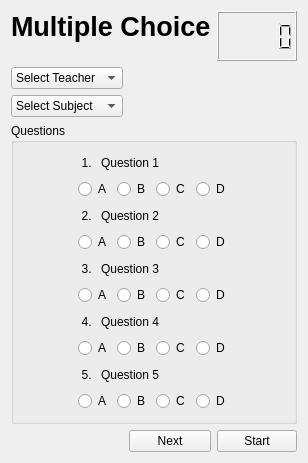
      <widget class="QWidget" name="page_quiz">
       <layout class="QGridLayout" name="gridLayout_5">
        <item row="3" column="0" colspan="3">
         <widget class="QGroupBox" name="groupBox_questions">
          <property name="title">
           <string>Questions</string>
          </property>
          <layout class="QGridLayout" name="gridLayout_47">
           <item row="3" column="1">
            <spacer name="verticalSpacer_54">
             <property name="orientation">
              <enum>Qt::Vertical</enum>
             </property>
             <property name="sizeHint" stdset="0">
              <size>
               <width>20</width>
               <height>1</height>
              </size>
             </property>
            </spacer>
           </item>
           <item row="9" column="1">
            <spacer name="verticalSpacer_56">
             <property name="orientation">
              <enum>Qt::Vertical</enum>
             </property>
             <property name="sizeHint" stdset="0">
              <size>
               <width>20</width>
               <height>1</height>
              </size>
             </property>
            </spacer>
           </item>
           <item row="6" column="1">
            <spacer name="verticalSpacer_55">
             <property name="orientation">
              <enum>Qt::Vertical</enum>
             </property>
             <property name="sizeHint" stdset="0">
              <size>
               <width>20</width>
               <height>1</height>
              </size>
             </property>
            </spacer>
           </item>
           <item row="14" column="1">
            <layout class="QGridLayout" name="gridLayout_75">
             <item row="0" column="3">
              <widget class="QRadioButton" name="D5">
               <property name="text">
                <string>D</string>
               </property>
               <property name="autoExclusive">
                <bool>true</bool>
               </property>
               <attribute name="buttonGroup">
                <string notr="true">buttonGroup_5</string>
               </attribute>
              </widget>
             </item>
             <item row="0" column="2">
              <widget class="QRadioButton" name="C5">
               <property name="text">
                <string>C</string>
               </property>
               <property name="autoExclusive">
                <bool>true</bool>
               </property>
               <attribute name="buttonGroup">
                <string notr="true">buttonGroup_5</string>
               </attribute>
              </widget>
             </item>
             <item row="0" column="1">
              <widget class="QRadioButton" name="B5">
               <property name="text">
                <string>B</string>
               </property>
               <property name="autoExclusive">
                <bool>true</bool>
               </property>
               <attribute name="buttonGroup">
                <string notr="true">buttonGroup_5</string>
               </attribute>
              </widget>
             </item>
             <item row="0" column="0">
              <widget class="QRadioButton" name="A5">
               <property name="text">
                <string>A</string>
               </property>
               <property name="autoExclusive">
                <bool>true</bool>
               </property>
               <attribute name="buttonGroup">
                <string notr="true">buttonGroup_5</string>
               </attribute>
              </widget>
             </item>
            </layout>
           </item>
           <item row="11" column="1">
            <layout class="QGridLayout" name="gridLayout_76">
             <item row="0" column="3">
              <widget class="QRadioButton" name="D4">
               <property name="text">
                <string>D</string>
               </property>
               <property name="autoExclusive">
                <bool>true</bool>
               </property>
               <attribute name="buttonGroup">
                <string notr="true">buttonGroup_4</string>
               </attribute>
              </widget>
             </item>
             <item row="0" column="2">
              <widget class="QRadioButton" name="C4">
               <property name="text">
                <string>C</string>
               </property>
               <property name="autoExclusive">
                <bool>true</bool>
               </property>
               <attribute name="buttonGroup">
                <string notr="true">buttonGroup_4</string>
               </attribute>
              </widget>
             </item>
             <item row="0" column="1">
              <widget class="QRadioButton" name="B4">
               <property name="text">
                <string>B</string>
               </property>
               <property name="autoExclusive">
                <bool>true</bool>
               </property>
               <attribute name="buttonGroup">
                <string notr="true">buttonGroup_4</string>
               </attribute>
              </widget>
             </item>
             <item row="0" column="0">
              <widget class="QRadioButton" name="A4">
               <property name="text">
                <string>A</string>
               </property>
               <property name="autoExclusive">
                <bool>true</bool>
               </property>
               <attribute name="buttonGroup">
                <string notr="true">buttonGroup_4</string>
               </attribute>
              </widget>
             </item>
            </layout>
           </item>
           <item row="5" column="1">
            <layout class="QGridLayout" name="gridLayout_79">
             <item row="0" column="2">
              <widget class="QRadioButton" name="C2">
               <property name="text">
                <string>C</string>
               </property>
               <property name="autoExclusive">
                <bool>true</bool>
               </property>
               <attribute name="buttonGroup">
                <string notr="true">buttonGroup_2</string>
               </attribute>
              </widget>
             </item>
             <item row="0" column="1">
              <widget class="QRadioButton" name="B2">
               <property name="text">
                <string>B</string>
               </property>
               <property name="autoExclusive">
                <bool>true</bool>
               </property>
               <attribute name="buttonGroup">
                <string notr="true">buttonGroup_2</string>
               </attribute>
              </widget>
             </item>
             <item row="0" column="0">
              <widget class="QRadioButton" name="A2">
               <property name="text">
                <string>A</string>
               </property>
               <property name="autoExclusive">
                <bool>true</bool>
               </property>
               <attribute name="buttonGroup">
                <string notr="true">buttonGroup_2</string>
               </attribute>
              </widget>
             </item>
             <item row="0" column="3">
              <widget class="QRadioButton" name="D2">
               <property name="text">
                <string>D</string>
               </property>
               <property name="autoExclusive">
                <bool>true</bool>
               </property>
               <attribute name="buttonGroup">
                <string notr="true">buttonGroup_2</string>
               </attribute>
              </widget>
             </item>
            </layout>
           </item>
           <item row="2" column="1">
            <layout class="QGridLayout" name="gridLayout_80">
             <item row="0" column="0">
              <widget class="QRadioButton" name="A1">
               <property name="text">
                <string>A</string>
               </property>
               <property name="autoExclusive">
                <bool>true</bool>
               </property>
               <attribute name="buttonGroup">
                <string notr="true">buttonGroup</string>
               </attribute>
              </widget>
             </item>
             <item row="0" column="1">
              <widget class="QRadioButton" name="B1">
               <property name="text">
                <string>B</string>
               </property>
               <property name="autoExclusive">
                <bool>true</bool>
               </property>
               <attribute name="buttonGroup">
                <string notr="true">buttonGroup</string>
               </attribute>
              </widget>
             </item>
             <item row="0" column="2">
              <widget class="QRadioButton" name="C1">
               <property name="text">
                <string>C</string>
               </property>
               <property name="autoExclusive">
                <bool>true</bool>
               </property>
               <attribute name="buttonGroup">
                <string notr="true">buttonGroup</string>
               </attribute>
              </widget>
             </item>
             <item row="0" column="3">
              <widget class="QRadioButton" name="D1">
               <property name="text">
                <string>D</string>
               </property>
               <property name="autoExclusive">
                <bool>true</bool>
               </property>
               <attribute name="buttonGroup">
                <string notr="true">buttonGroup</string>
               </attribute>
              </widget>
             </item>
            </layout>
           </item>
           <item row="7" column="1">
            <layout class="QGridLayout" name="gridLayout_81">
             <item row="0" column="1">
              <widget class="QLabel" name="Q3">
               <property name="text">
                <string>Question 3</string>
               </property>
              </widget>
             </item>
             <item row="0" column="2">
              <spacer name="horizontalSpacer_57">
               <property name="orientation">
                <enum>Qt::Horizontal</enum>
               </property>
               <property name="sizeHint" stdset="0">
                <size>
                 <width>25</width>
                 <height>20</height>
                </size>
               </property>
              </spacer>
             </item>
             <item row="0" column="0">
              <widget class="QLabel" name="label_3_edit_viewClass_2">
               <property name="text">
                <string> 3. </string>
               </property>
               <property name="alignment">
                <set>Qt::AlignRight|Qt::AlignTrailing|Qt::AlignVCenter</set>
               </property>
              </widget>
             </item>
            </layout>
           </item>
           <item row="8" column="1">
            <layout class="QGridLayout" name="gridLayout_82">
             <item row="0" column="1">
              <widget class="QRadioButton" name="B3">
               <property name="text">
                <string>B</string>
               </property>
               <property name="autoExclusive">
                <bool>true</bool>
               </property>
               <attribute name="buttonGroup">
                <string notr="true">buttonGroup_3</string>
               </attribute>
              </widget>
             </item>
             <item row="0" column="0">
              <widget class="QRadioButton" name="A3">
               <property name="text">
                <string>A</string>
               </property>
               <property name="autoExclusive">
                <bool>true</bool>
               </property>
               <attribute name="buttonGroup">
                <string notr="true">buttonGroup_3</string>
               </attribute>
              </widget>
             </item>
             <item row="0" column="3">
              <widget class="QRadioButton" name="D3">
               <property name="text">
                <string>D</string>
               </property>
               <property name="autoExclusive">
                <bool>true</bool>
               </property>
               <attribute name="buttonGroup">
                <string notr="true">buttonGroup_3</string>
               </attribute>
              </widget>
             </item>
             <item row="0" column="2">
              <widget class="QRadioButton" name="C3">
               <property name="text">
                <string>C</string>
               </property>
               <property name="autoExclusive">
                <bool>true</bool>
               </property>
               <attribute name="buttonGroup">
                <string notr="true">buttonGroup_3</string>
               </attribute>
              </widget>
             </item>
            </layout>
           </item>
           <item row="4" column="1">
            <layout class="QGridLayout" name="gridLayout_83">
             <item row="0" column="2">
              <spacer name="horizontalSpacer_58">
               <property name="orientation">
                <enum>Qt::Horizontal</enum>
               </property>
               <property name="sizeHint" stdset="0">
                <size>
                 <width>25</width>
                 <height>20</height>
                </size>
               </property>
              </spacer>
             </item>
             <item row="0" column="0">
              <widget class="QLabel" name="label_2_edit_viewClass_2">
               <property name="text">
                <string> 2. </string>
               </property>
               <property name="alignment">
                <set>Qt::AlignRight|Qt::AlignTrailing|Qt::AlignVCenter</set>
               </property>
              </widget>
             </item>
             <item row="0" column="1">
              <widget class="QLabel" name="Q2">
               <property name="text">
                <string>Question 2</string>
               </property>
              </widget>
             </item>
            </layout>
           </item>
           <item row="0" column="1">
            <spacer name="verticalSpacer_48">
             <property name="orientation">
              <enum>Qt::Vertical</enum>
             </property>
             <property name="sizeHint" stdset="0">
              <size>
               <width>20</width>
               <height>1</height>
              </size>
             </property>
            </spacer>
           </item>
           <item row="1" column="0">
            <spacer name="horizontalSpacer_51">
             <property name="orientation">
              <enum>Qt::Horizontal</enum>
             </property>
             <property name="sizeType">
              <enum>QSizePolicy::Expanding</enum>
             </property>
             <property name="sizeHint" stdset="0">
              <size>
               <width>10</width>
               <height>20</height>
              </size>
             </property>
            </spacer>
           </item>
           <item row="10" column="1">
            <layout class="QGridLayout" name="gridLayout_84">
             <item row="0" column="1">
              <widget class="QLabel" name="Q4">
               <property name="text">
                <string>Question 4</string>
               </property>
              </widget>
             </item>
             <item row="0" column="0">
              <widget class="QLabel" name="label_4_edit_viewClass_2">
               <property name="text">
                <string> 4. </string>
               </property>
               <property name="alignment">
                <set>Qt::AlignRight|Qt::AlignTrailing|Qt::AlignVCenter</set>
               </property>
              </widget>
             </item>
             <item row="0" column="2">
              <spacer name="horizontalSpacer_59">
               <property name="orientation">
                <enum>Qt::Horizontal</enum>
               </property>
               <property name="sizeHint" stdset="0">
                <size>
                 <width>25</width>
                 <height>20</height>
                </size>
               </property>
              </spacer>
             </item>
            </layout>
           </item>
           <item row="1" column="2">
            <spacer name="horizontalSpacer_53">
             <property name="orientation">
              <enum>Qt::Horizontal</enum>
             </property>
             <property name="sizeHint" stdset="0">
              <size>
               <width>10</width>
               <height>20</height>
              </size>
             </property>
            </spacer>
           </item>
           <item row="15" column="1">
            <spacer name="verticalSpacer_49">
             <property name="orientation">
              <enum>Qt::Vertical</enum>
             </property>
             <property name="sizeHint" stdset="0">
              <size>
               <width>20</width>
               <height>1</height>
              </size>
             </property>
            </spacer>
           </item>
           <item row="1" column="1">
            <layout class="QGridLayout" name="gridLayout_85">
             <item row="0" column="1">
              <widget class="QLabel" name="Q1">
               <property name="text">
                <string>Question 1</string>
               </property>
              </widget>
             </item>
             <item row="0" column="2">
              <spacer name="horizontalSpacer_52">
               <property name="orientation">
                <enum>Qt::Horizontal</enum>
               </property>
               <property name="sizeHint" stdset="0">
                <size>
                 <width>25</width>
                 <height>20</height>
                </size>
               </property>
              </spacer>
             </item>
             <item row="0" column="0">
              <widget class="QLabel" name="label_1_edit_viewClass_2">
               <property name="text">
                <string> 1. </string>
               </property>
               <property name="alignment">
                <set>Qt::AlignRight|Qt::AlignTrailing|Qt::AlignVCenter</set>
               </property>
              </widget>
             </item>
            </layout>
           </item>
           <item row="13" column="1">
            <layout class="QGridLayout" name="gridLayout_73">
             <item row="0" column="1">
              <widget class="QLabel" name="Q5">
               <property name="text">
                <string>Question 5</string>
               </property>
              </widget>
             </item>
             <item row="0" column="0">
              <widget class="QLabel" name="label_5_edit_viewClass_2">
               <property name="text">
                <string> 5. </string>
               </property>
               <property name="alignment">
                <set>Qt::AlignRight|Qt::AlignTrailing|Qt::AlignVCenter</set>
               </property>
              </widget>
             </item>
             <item row="0" column="2">
              <spacer name="horizontalSpacer_61">
               <property name="orientation">
                <enum>Qt::Horizontal</enum>
               </property>
               <property name="sizeHint" stdset="0">
                <size>
                 <width>25</width>
                 <height>20</height>
                </size>
               </property>
              </spacer>
             </item>
            </layout>
           </item>
           <item row="12" column="1">
            <spacer name="verticalSpacer_57">
             <property name="orientation">
              <enum>Qt::Vertical</enum>
             </property>
             <property name="sizeHint" stdset="0">
              <size>
               <width>20</width>
               <height>1</height>
              </size>
             </property>
            </spacer>
           </item>
          </layout>
         </widget>
        </item>
        <item row="0" column="0" colspan="2">
         <widget class="QLabel" name="label_quiz">
          <property name="minimumSize">
           <size>
            <width>0</width>
            <height>50</height>
           </size>
          </property>
          <property name="maximumSize">
           <size>
            <width>16777215</width>
            <height>50</height>
           </size>
          </property>
          <property name="font">
           <font>
            <pointsize>20</pointsize>
            <weight>75</weight>
            <bold>true</bold>
           </font>
          </property>
          <property name="text">
           <string>Multiple Choice</string>
          </property>
          <property name="alignment">
           <set>Qt::AlignLeading|Qt::AlignLeft|Qt::AlignTop</set>
          </property>
         </widget>
        </item>
        <item row="4" column="0">
         <widget class="QLabel" name="label_status_edit_viewClass">
          <property name="text">
           <string/>
          </property>
         </widget>
        </item>
        <item row="0" column="2">
         <widget class="QLCDNumber" name="lcdNumber"/>
        </item>
        <item row="2" column="0">
         <widget class="QComboBox" name="comboBox_subject">
          <property name="toolTip">
           <string>Select Subject</string>
          </property>
          <property name="statusTip">
           <string>Select Subject</string>
          </property>
          <property name="whatsThis">
           <string>Select Subject</string>
          </property>
          <item>
           <property name="text">
            <string>Select Subject</string>
           </property>
          </item>
         </widget>
        </item>
        <item row="1" column="0">
         <widget class="QComboBox" name="comboBox_teacher">
          <property name="toolTip">
           <string>Select Teacher</string>
          </property>
          <property name="statusTip">
           <string>Select Teacher</string>
          </property>
          <property name="whatsThis">
           <string>Select Teacher</string>
          </property>
          <item>
           <property name="text">
            <string>Select Teacher</string>
           </property>
          </item>
         </widget>
        </item>
        <item row="4" column="1">
         <widget class="QPushButton" name="pushButton_next_quiz">
          <property name="toolTip">
           <string>Next</string>
          </property>
          <property name="statusTip">
           <string>Next</string>
          </property>
          <property name="whatsThis">
           <string>Next</string>
          </property>
          <property name="text">
           <string>Next</string>
          </property>
         </widget>
        </item>
        <item row="4" column="2">
         <widget class="QPushButton" name="pushButton_startEnd_quiz">
          <property name="toolTip">
           <string>Start</string>
          </property>
          <property name="statusTip">
           <string>Start</string>
          </property>
          <property name="whatsThis">
           <string>Start</string>
          </property>
          <property name="text">
           <string>Start</string>
          </property>
         </widget>
        </item>
       </layout>
      </widget>
